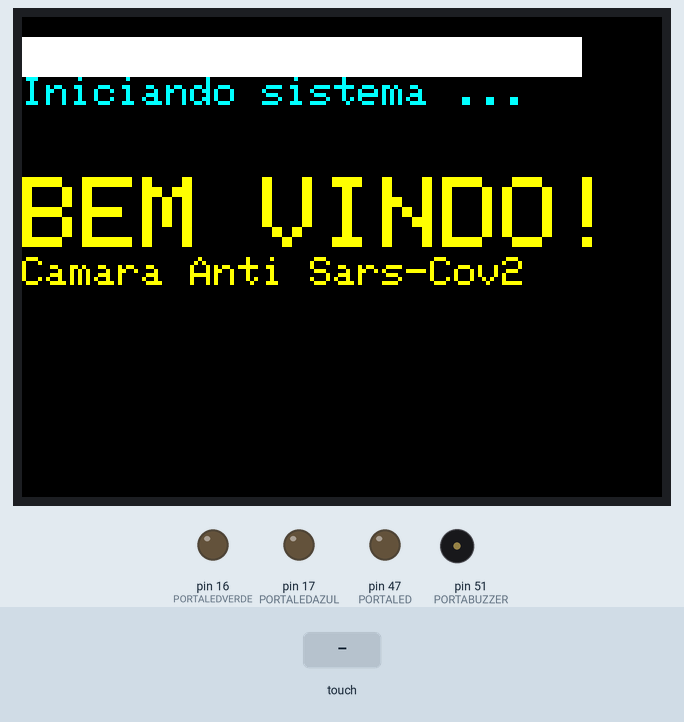
The sketch below on a simulated Arduino Mega 2560, built with avr-gcc and run on an emulated ATmega2560. Parts: 320×240 colour display, output pins drawn as LEDs (lit = HIGH), buzzer (waves = sounding). The test bench sets the inputs (shaded band). What the sketch prints to the serial monitor is not drawn.

Above: at 5.4 s.
At 8.6 s:
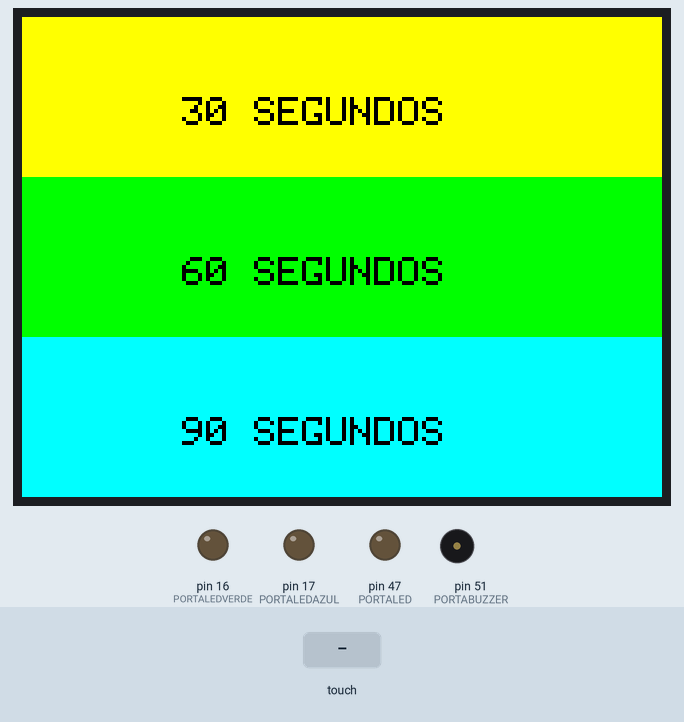
8.7 s: touch panel pressed at 13 % / 70 % of its raw x / y range
At 10.7 s:
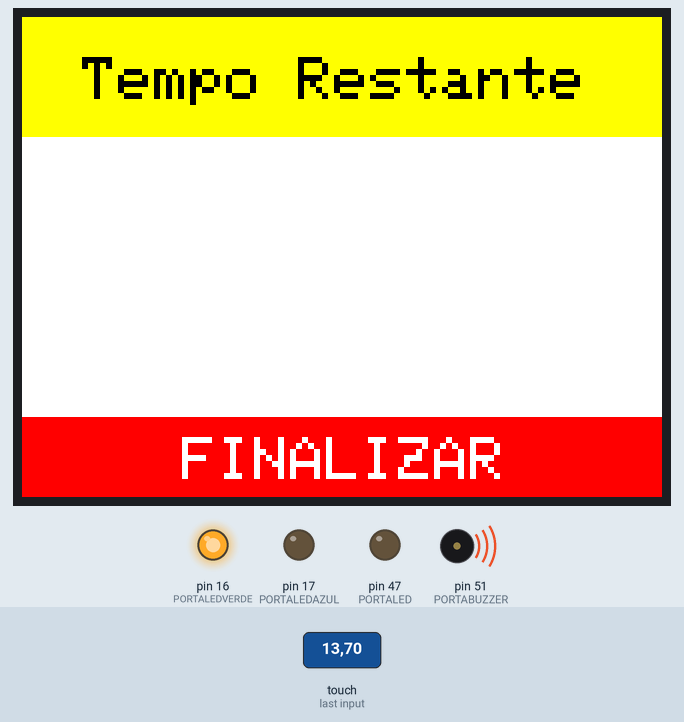
11.7 s: touch panel pressed at 13 % / 10 % of its raw x / y range
At 12.6 s:
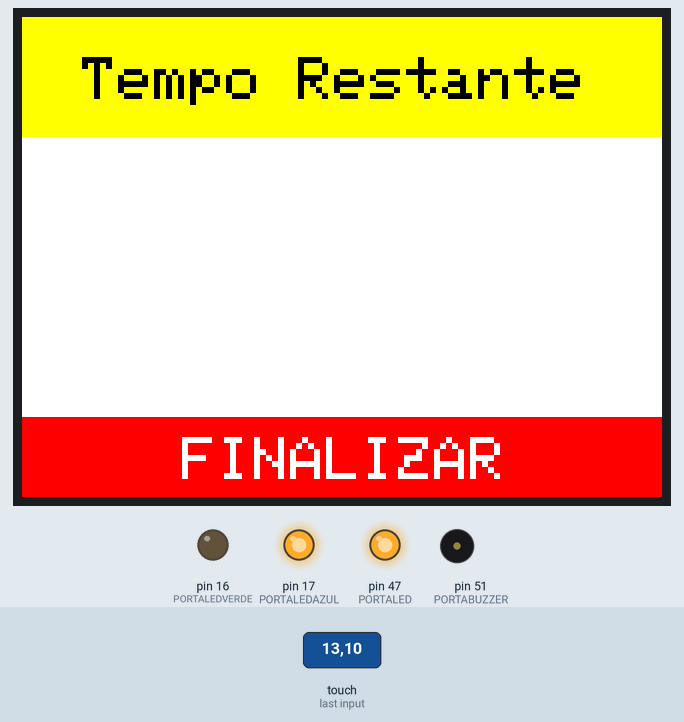
Timing chart, 0 to 14.7 s (numbered marks = the images above; inputs shaded):
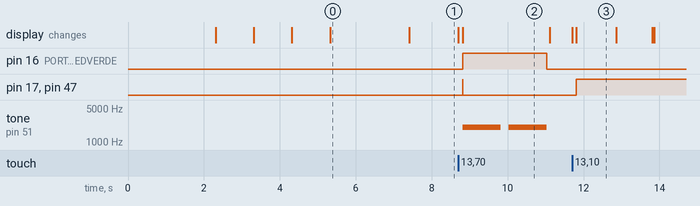

Measured:
- after the input at 8.7 s, pin 16 (PORTALEDVERDE): LOW → HIGH after 0.12 s, → LOW 2.2 s later; pin 17 (PORTALEDAZUL), pin 47 (PORTALED): LOW → HIGH after 0.11 s, → LOW 0.01 s later; tone on pin 51 (PORTABUZZER): alternates 2000 Hz for 1.0 s and silent for 0.20 s, starting after 0.12 s; the display: first changes at once (image 2 shows a later state)
- after the input at 11.7 s, pin 17 (PORTALEDAZUL), pin 47 (PORTALED): LOW → HIGH after 0.11 s; the display: first changes at once (image 3 shows a later state)
- what the display in image 0 shows lasts 2.1 s, from 5.3 s to 7.4 s
- what the display in image 2 shows lasts 2.3 s, from 8.8 s to 11.1 s
- what the display in image 3 shows lasts 1.1 s, from 11.8 s to 12.9 s

The sketch:

sarscov2-chamber.ino
```cpp
/*______Import Libraries_______ */
#include <SPFD5408_Adafruit_GFX.h>    // Core graphics library
#include <SPFD5408_Adafruit_TFTLCD.h> // Hardware-specific library
#include <SPFD5408_TouchScreen.h>

/*ID de tela
  idTela=1 - Tela Bem vindo
  idTela=2 - Tela escolha tempo
  idTela=3 - Luz ligada
*/
int idTela = 1;

/*Coordenadas tela*/
int X, Y;


/*______Define LCD pins (I have asigned the default values)_______*/
#define YP A2  // must be an analog pin, use "An" notation!
#define XM A3  // must be an analog pin, use "An" notation!
#define YM 8   // can be a digital pin
#define XP 9   // can be a digital pin
#define LCD_CS A3
#define LCD_CD A2
#define LCD_WR A1
#define LCD_RD A0
#define LCD_RESET A4
/*_______End of defanitions______*/

/*______Assign names to colors and pressure_______*/
#define WHITE   0x0000 //Black->White
#define YELLOW    0x001F //Blue->Yellow
#define CYAN     0xF800 //Red->Cyan
#define PINK   0x07E0 //Green-> Pink
#define RED    0x07FF //Cyan -> Red
#define GREEN 0xF81F //Pink -> Green
#define BLUE  0xFFE0 //Yellow->Blue
#define BLACK   0xFFFF //White-> Black
#define MINPRESSURE 10
#define MAXPRESSURE 1000
/*_______Assigned______*/

/*____Calibrate TFT LCD_____*/
#define TS_MINX 125
#define TS_MINY 85
#define TS_MAXX 965
#define TS_MAXY 905

/*______End of Calibration______*/
TouchScreen ts = TouchScreen(XP, YP, XM, YM, 300); //300 is the sensitivity
Adafruit_TFTLCD tft(LCD_CS, LCD_CD, LCD_WR, LCD_RD, LCD_RESET); //Start communication with LCD

//Luz ligada
unsigned long millisAnterior;
unsigned long millisAtual;
int tempoLuzLigada;
#define PORTALED 47

#define PORTABUZZER 51
#define PORTALEDVERDE 16
#define PORTALEDAZUL 17


void setup()
{
  pinMode(PORTALED, OUTPUT);
  pinMode(PORTABUZZER, OUTPUT);
  pinMode(PORTALEDVERDE, OUTPUT);
  pinMode(PORTALEDAZUL,OUTPUT);
  digitalWrite(PORTALED, LOW);
  digitalWrite(PORTALEDVERDE, LOW);

  delay(2000);
  tft.reset();          //Always reset at start
  tft.begin(0x9341);    // My LCD uses LIL9341 Interface driver IC
  tft.setRotation(1);   // I just roated so that the power jack faces up - optional
  tft.fillScreen(WHITE);
  WelcomeScreen();
  Serial.begin(9600);

}


void loop() {

  //Para detectar os botoes
  TSPoint p = waitTouch();
  X = p.x; Y = p.y;
  DetectButtons();
  delay(10);
}
void WelcomeScreen()
{
  idTela = 1;
  tft.fillScreen(WHITE);
  tft.setCursor (0, 30);
  tft.setTextSize (2);
  tft.setTextColor(RED);
  tft.println("Iniciando sistema ...");
  tft.fillRect(0, 10, 50, 20, BLACK);
  delay(1000);
  tft.fillRect(0, 10, 100, 20, BLACK);
  delay(1000);
  tft.fillRect(0, 10, 280, 20, BLACK);
  delay(1000);
  tft.setCursor (0, 80);
  tft.setTextSize (5);
  tft.setTextColor(BLUE);
  tft.println("BEM VINDO!");
  tft.setTextSize (2);
  tft.println("Camara Anti Sars-Cov2");
  delay(2000);
  tela2();
}
void tela2()
{
  idTela = 2;
  //Criar Quadrados
  tft.fillRect(0, 0, 320, 80, BLUE);
  tft.fillRect(0, 80, 320, 80, PINK);
  tft.fillRect(0, 160, 320, 80, RED);

  //Escrever nos quadrados
  tft.setCursor (80, 40);
  tft.setTextSize (2);
  tft.setTextColor(WHITE);
  tft.println("30 SEGUNDOS");

  tft.setCursor (80, 120);
  tft.setTextSize (2);
  tft.setTextColor(WHITE);
  tft.println("60 SEGUNDOS");

  tft.setCursor (80, 200);
  tft.setTextSize (2);
  tft.setTextColor(WHITE);
  tft.println("90 SEGUNDOS");
}

TSPoint waitTouch() {
  TSPoint p;
  do {
    p = ts.getPoint();
    pinMode(XM, OUTPUT);
    pinMode(YP, OUTPUT);
    if (idTela == 3) {
      telaLuzLigada();
    }


  }
  while ((p.z < MINPRESSURE ) || (p.z > MAXPRESSURE));
  p.x = map(p.x, TS_MINX, TS_MAXX, 0, 320);
  p.y = map(p.y, TS_MINY, TS_MAXY, 0, 240);;


  return p;
}

void DetectButtons()
{
  Serial.println(X);
  Serial.println(Y);


  if (idTela == 2) { //Se tiver na tela de escolha de tempo
    if (Y >= 160) {//Serial.println("90 segundos");
      tempoLuzLigada=90;
    }
    else if (Y >= 80) {//Serial.println("60 segundos");
      tempoLuzLigada=60;
    }
    else {//Serial.println("30 segundos");
      tempoLuzLigada=30;
    }
    DRAWtela3();
    ligarLuz();

  }

  else if (idTela == 3) { //Se tiver na tela Luz ligada
    if (Y > 160) { //Se clicar no cancelar
      desligarLuz();
      tela2();
    }

  }


}

void DRAWtela3(){
  idTela = 3;
  tft.fillScreen(BLACK);
  tft.fillRect(0, 0, 320, 60, BLUE);
  tft.setCursor (30, 20);
  tft.setTextSize (3);
  tft.println("Tempo Restante");


  tft.fillRect(0,200, 320, 40, CYAN);
  tft.setCursor (80, 210);
  tft.setTextSize (3);
  tft.setTextColor(BLACK);
  tft.println("FINALIZAR");
  millisAnterior=millis();
  telaLuzLigada();
}

void telaLuzLigada(){


  millisAtual=millis();
  if((millisAtual-millisAnterior)>1000){
    millisAnterior=millisAtual;
    tempoLuzLigada--;
    tft.fillRect(0, 60, 320, 140, BLACK);
    tft.setCursor (80, 95);
    tft.setTextSize (13);
    tft.setTextColor(WHITE);
    tft.println(tempoLuzLigada);
    if(tempoLuzLigada==0){
      desligarLuz();
      tela2();
      //acionar buzzer
    }
   }


}

void desligarLuz (){
  digitalWrite(PORTALED, LOW);
  digitalWrite(PORTALEDAZUL, LOW);
  acionarBuzzer();
}
void ligarLuz (){
digitalWrite(PORTALED, HIGH);
digitalWrite(PORTALEDAZUL, HIGH);

}

void acionarBuzzer(){
digitalWrite(PORTALEDVERDE,HIGH);
tone(PORTABUZZER, 2000);
delay(1000);
noTone(PORTABUZZER);
delay(200);
tone(PORTABUZZER, 2000);
delay(1000);
noTone(PORTABUZZER);
digitalWrite(PORTALEDVERDE,LOW);
}
```
